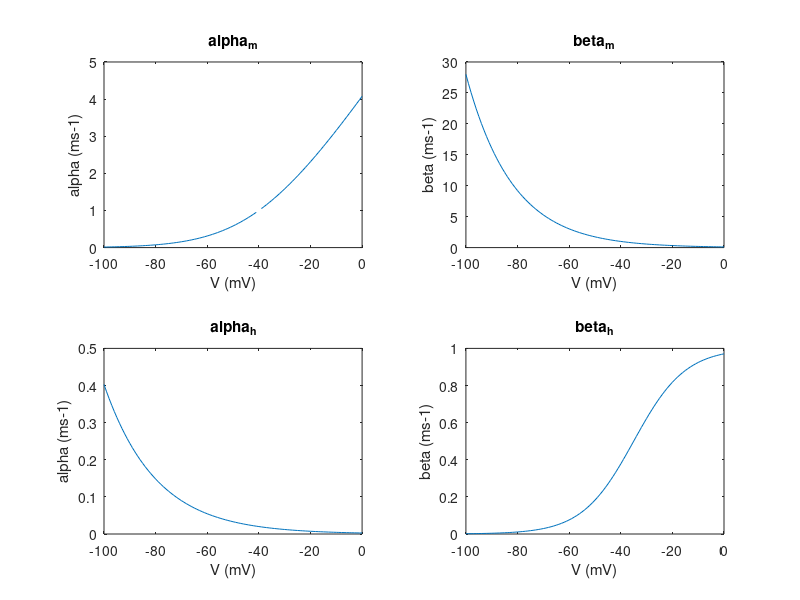

This figure's MATLAB source:
%%%% M4_L3 problem #1

V = zeros(101,1);
alpha_m = zeros(101,1);
alpha_h = zeros(101,1);
beta_m = zeros(101,1);
beta_h = zeros(101,1);

for i=1:101
    V(i) = i-101;

    alpha_m(i) = 0.1*(V(i)+40)/(1-exp(-0.1*(V(i)+40)));
    beta_m(i) = 4*exp(-0.0556*(V(i)+65));

    alpha_h(i) = 0.07*exp(-0.05*(V(i)+65));
    beta_h(i) = 1/(1+exp(-0.1*(V(i)+35)));
end

subplot(2,2,1)
plot(V, alpha_m)
xlabel('V (mV)'); ylabel('alpha (ms-1)');
title('alpha_m')

subplot(2,2,2)
plot(V, beta_m)
xlabel('V (mV)'); ylabel('beta (ms-1)');
title('beta_m')

subplot(2,2,3)
plot(V, alpha_h)
xlabel('V (mV)'); ylabel('alpha (ms-1)');
title('alpha_h')

subplot(2,2,4)
plot(V, beta_h)
xlabel('V (mV)'); ylabel('beta (ms-1)');
title('beta_h')


